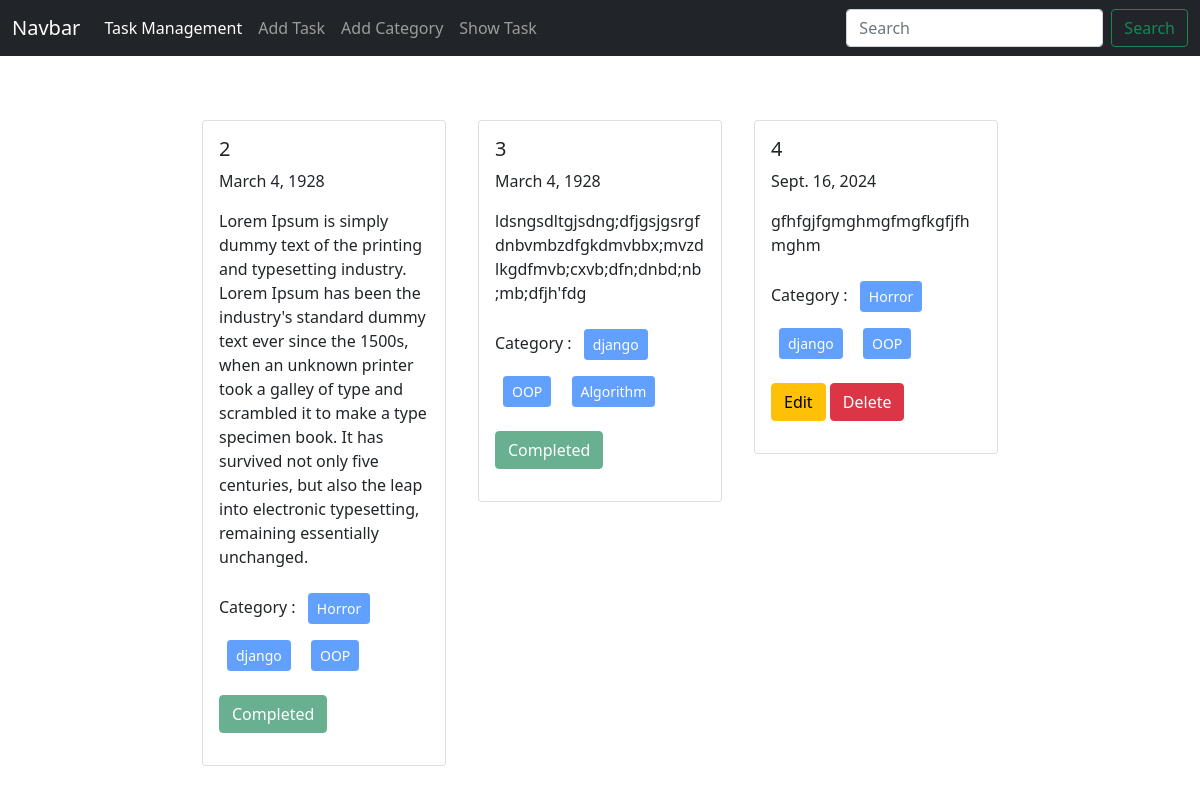
The page / on the database its author committed.
### TaskModel/models.py (models this page shows, shortened)
class TaskModel(models.Model):
    title = models.CharField(max_length=50)
    description = models.TextField()
    is_completed = models.BooleanField(default=False)
    AssignDate = models.DateField()
    category = models.ManyToManyField(TaskCategory)

### TaskCategory/models.py (models this page shows, shortened)
class TaskCategory(models.Model):
    name = models.CharField(max_length=50)

### Task_Management_System/views.py (the view)
# urls.py: 2. Add a URL to urlpatterns:  path('', views.home, name='home')
def home(request):
    data = TaskModel.objects.all()
    return render (request, 'home.html',{'data': data})

### templates/home.html
{% extends 'base.html' %}
{% block content %}
<div class="d-flex flex-wrap justify-content-center px-5 pt-5">
  {% for task in data %}
    <div class="col-sm-3 p-3">
      <div class="card">
        <div class="card-body">
          <h5 class="card-title">{{task.id}}</h5>
          <p class="card-text">{{task.AssignDate}}</p>
          <p class="card-text">{{task.description}}</p>
          <p>Category  : {% for cat in task.category.all %}
            <button class="btn btn-primary btn-sm m-2" disabled>{{cat.name}}</button>
            {% endfor %}
            <p>
            {% if task.is_completed %}
            <button class="btn btn-success" disabled>Completed</button>
            {% else %}
            <a href="{% url 'edit_task' task.id %}" class="btn btn-warning">Edit</a>
            <a href="{% url 'delete_task' task.id %}" class="btn btn-danger">Delete</a>
            {% endif %}
            </p>
          </div>
      </div>
    </div>
    {% endfor %}
  </div>
{% endblock %}

### templates/base.html (shortened to what this page needs)
<!doctype html>
<html lang="en">
  <head>
    <link href="https://cdn.jsdelivr.net/npm/bootstrap@5.0.2/dist/css/bootstrap.min.css" rel="stylesheet">
  </head>
  <body>
    <nav class="navbar navbar-expand-lg navbar-dark bg-dark">
        <div class="container-fluid">
          <a class="navbar-brand" href="#">Navbar</a>
          <div class="collapse navbar-collapse" id="navbarSupportedContent">
            <ul class="navbar-nav me-auto mb-2 mb-lg-0">
              <li class="nav-item">
                <a class="nav-link active" aria-current="page" href="#">Task Management</a>
              </li>
              <li class="nav-item">
                <a class="nav-link" href="{% url 'add_task' %}">Add Task</a>
              </li>
              <li class="nav-item">
                <a class="nav-link" href="{% url 'add_category' %}">Add Category</a>
              </li>
              <li class="nav-item">
                <a class="nav-link" href="{% url 'homepage' %}">Show Task</a>
              </li>
            </ul>
            <form class="d-flex">
              <input class="form-control me-2" type="search" placeholder="Search" aria-label="Search">
              <button class="btn btn-outline-success" type="submit">Search</button>
            </form>
          </div>
        </div>
      </nav>
      {% block content %}
      {% endblock %}
  </body>
</html>

### rows shown on the page
TaskModel: id "2", AssignDate "March 4, 1928", description "Lorem Ipsum is simply dummy text of the printing and typesetting industry. Lorem Ipsum has been the industry's standard dummy text ever since the 1500s, when an unknown printer took a galley of type and scrambled it to make a type specimen book. It has survived not only five centuries, but also the leap into electronic typesetting, remaining essentially unchanged.", is_completed "Completed"
TaskCategory: name "Horror"
TaskCategory: name "django"
TaskCategory: name "OOP"
TaskModel: id "3", AssignDate "March 4, 1928", description "ldsngsdltgjsdng;dfjgsjgsrgfdnbvmbzdfgkdmvbbx;mvzdlkgdfmvb;cxvb;dfn;dnbd;nb;mb;dfjh'fdg", is_completed "Completed"
TaskCategory: name "Algorithm"
TaskModel: id "4", AssignDate "Sept. 16, 2024", description "gfhfgjfgmghmgfmgfkgfjfhmghm", is_completed "Edit"
